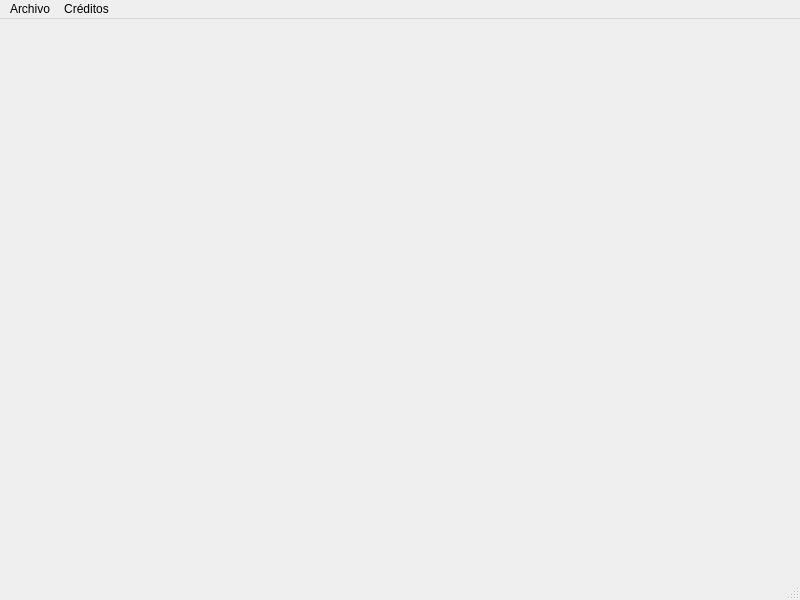
<?xml version="1.0" encoding="UTF-8"?>
<ui version="4.0">
 <class>main</class>
 <widget class="QMainWindow" name="main">
  <property name="geometry">
   <rect>
    <x>0</x>
    <y>0</y>
    <width>800</width>
    <height>600</height>
   </rect>
  </property>
  <property name="windowTitle">
   <string>Banco Santa Fe - Transferencias</string>
  </property>
  <widget class="QWidget" name="centralwidget"/>
  <widget class="QMenuBar" name="menubar">
   <property name="geometry">
    <rect>
     <x>0</x>
     <y>0</y>
     <width>800</width>
     <height>22</height>
    </rect>
   </property>
   <widget class="QMenu" name="menuArchivo">
    <property name="title">
     <string>Archivo</string>
    </property>
    <addaction name="btnRegistrar_transferencia"/>
    <addaction name="btnReportar_transferencia"/>
    <addaction name="btnHistorial_de_transferencias"/>
   </widget>
   <widget class="QMenu" name="menuCr_ditos">
    <property name="title">
     <string>Créditos</string>
    </property>
    <addaction name="actionDesarrolladores"/>
   </widget>
   <addaction name="menuArchivo"/>
   <addaction name="menuCr_ditos"/>
  </widget>
  <widget class="QStatusBar" name="statusbar"/>
  <action name="actionDesarrolladores">
   <property name="text">
    <string>Desarrolladores</string>
   </property>
  </action>
  <action name="btnRegistrar_transferencia">
   <property name="text">
    <string>Registrar transferencia</string>
   </property>
   <property name="shortcut">
    <string>Ctrl+R</string>
   </property>
  </action>
  <action name="btnReportar_transferencia">
   <property name="text">
    <string>Reportar transferencia</string>
   </property>
   <property name="shortcut">
    <string>Ctrl+T</string>
   </property>
  </action>
  <action name="btnHistorial_de_transferencias">
   <property name="text">
    <string>Historial de transferencias</string>
   </property>
   <property name="shortcut">
    <string>Ctrl+J</string>
   </property>
  </action>
 </widget>
 <resources/>
 <connections/>
</ui>
